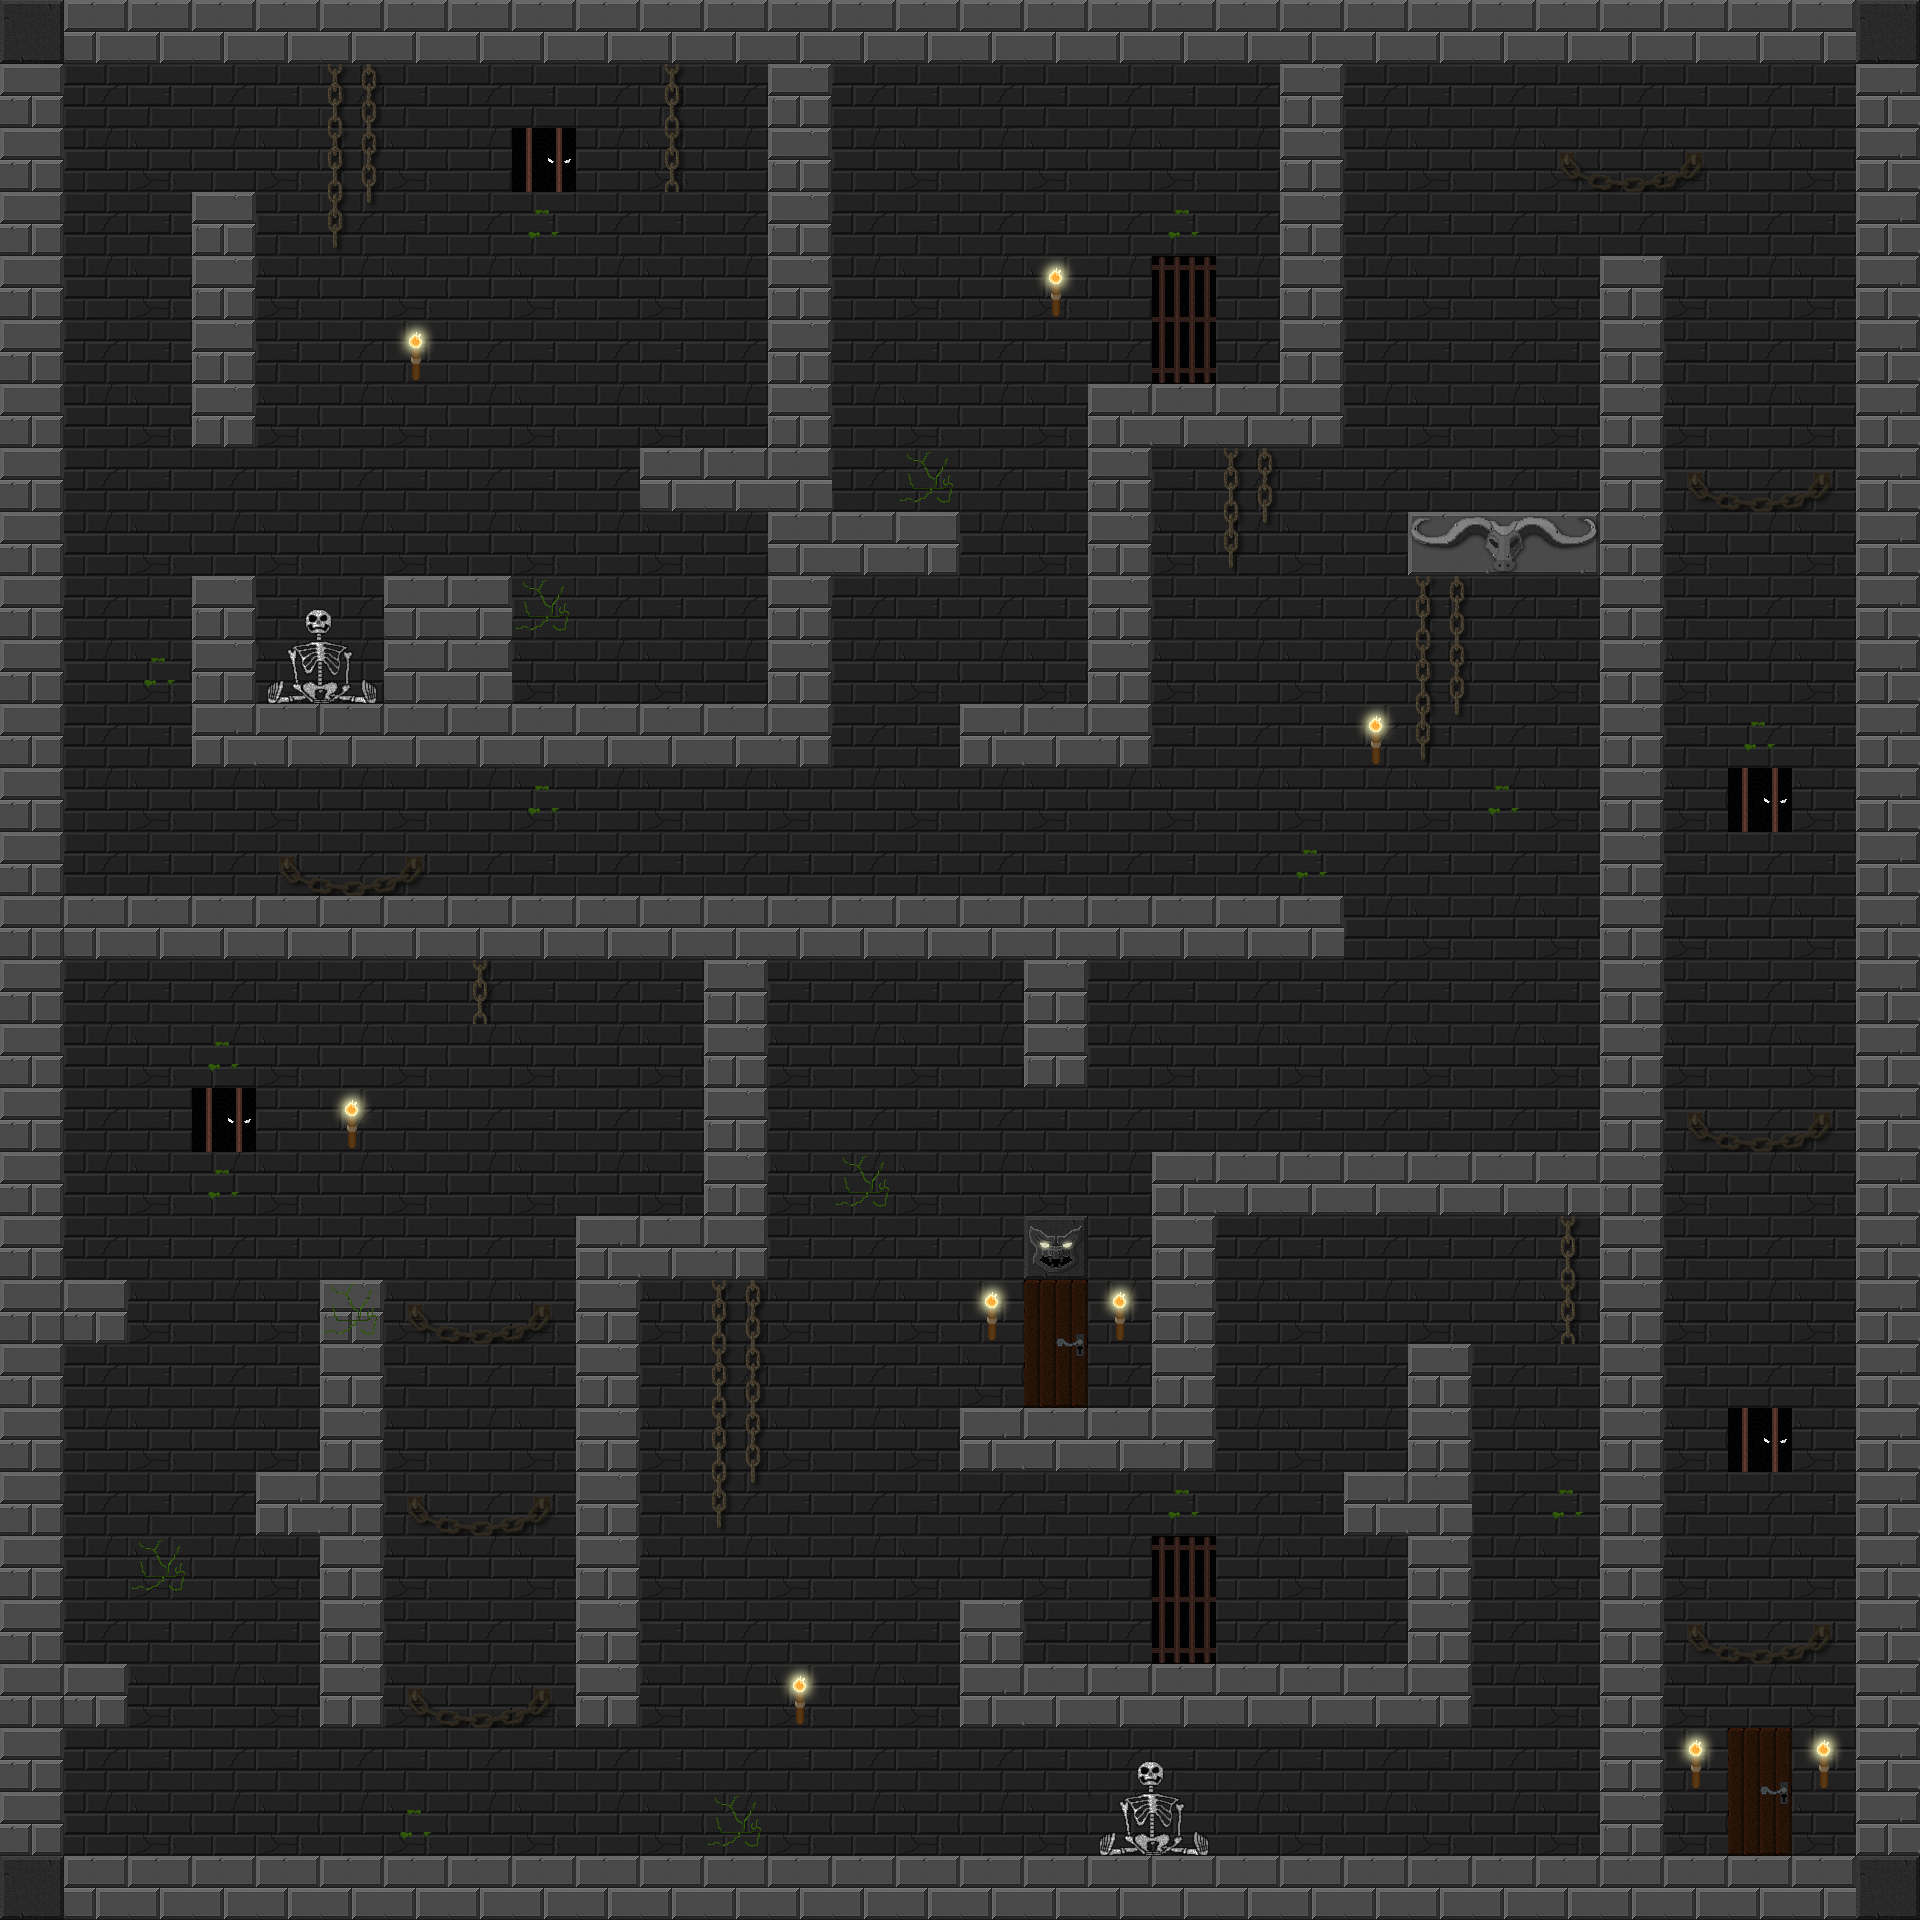

The image is a tile-based game level rendered from a .tmx file. Its description and source (layers, tilesets, objects; grid data summarised) follow:
An orthogonal 30x30 tile map with 64x64 px tiles, 4 tile layers (Background, coll, Deco_lvl1, Deco_lvl2) and 20 objects.

<map version="1.0" orientation="orthogonal" width="30" height="30" tilewidth="64" tileheight="64">
 <tileset firstgid="1" name="Tezture Tiles" tilewidth="64" tileheight="64">
  <image source="Tezture Tiles.png" width="512" height="640" />
 </tileset>
 <layer name="Background" width="30" height="30">
  <data>[900 cells, 900 non-empty, 9 distinct tile ids]</data>
 </layer>
 <layer name="coll" width="30" height="30">
  <data>[900 cells, 269 non-empty, 7 distinct tile ids]</data>
 </layer>
 <layer name="Deco_lvl1" width="30" height="30">
  <data>[900 cells, 81 non-empty, 14 distinct tile ids]</data>
 </layer>
 <layer name="Deco_lvl2" width="30" height="30">
  <data>[900 cells, 1 non-empty, 1 distinct tile ids]</data>
 </layer>
 <objectgroup name="playerSpawn" width="30" height="30">
  <object x="1055" y="1332">
   <ellipse />
  </object>
 </objectgroup>
 <objectgroup name="fairyDustEasy" width="30" height="30">
  <object x="608" y="1186">
   <ellipse />
  </object>
  <object x="1438" y="1311">
   <ellipse />
  </object>
  <object x="1312" y="864">
   <ellipse />
  </object>
  <object x="1247" y="356">
   <ellipse />
  </object>
  <object x="479" y="543">
   <ellipse />
  </object>
  <object x="1552" y="1569">
   <ellipse />
  </object>
  <object x="1371" y="1584">
   <ellipse />
  </object>
  <object x="1559" y="1119">
   <ellipse />
  </object>
  <object x="280" y="1435">
   <ellipse />
  </object>
  <object x="1171" y="1630">
   <ellipse />
  </object>
  <object x="106" y="845">
   <ellipse />
  </object>
 </objectgroup>
 <objectgroup name="fairyCage" width="30" height="30">
  <object x="672" y="221">
   <ellipse />
  </object>
  <object x="1057" y="95">
   <ellipse />
  </object>
  <object x="1569" y="1372">
   <ellipse />
  </object>
  <object x="479" y="1051">
   <ellipse />
  </object>
 </objectgroup>
 <objectgroup name="trapEasy" width="30" height="30" />
 <objectgroup name="playerEnd" width="30" height="30">
  <object x="1760" y="1788">
   <ellipse />
  </object>
 </objectgroup>
 <objectgroup name="enemyEasy" width="30" height="30">
  <object x="466" y="1781" />
  <object x="1407" y="1112" />
  <object x="1274" y="1790">
   <properties>
    <property name="Difficulty" value="1" />
   </properties>
  </object>
 </objectgroup>
</map>
